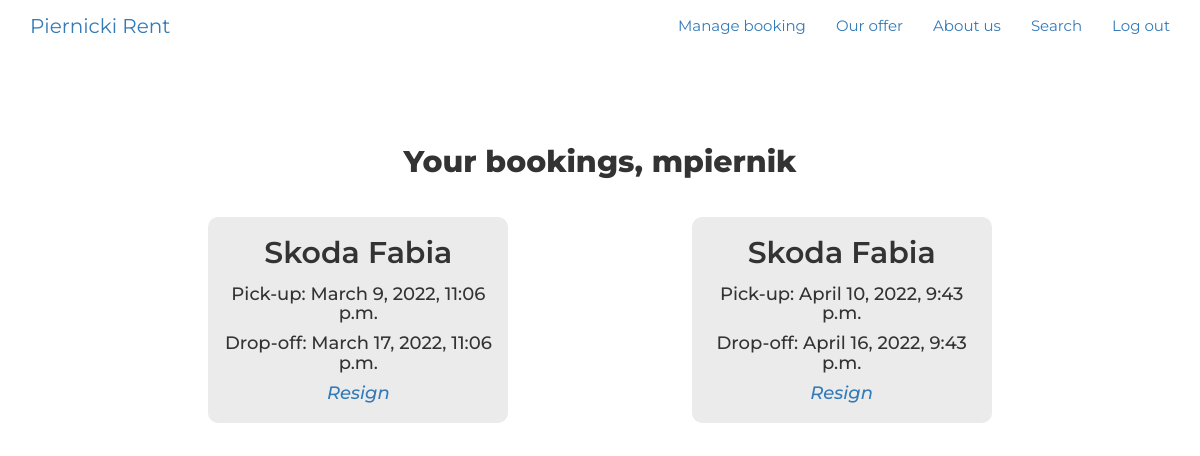
Before: /cars/booking_list (signed in) with the older database file.
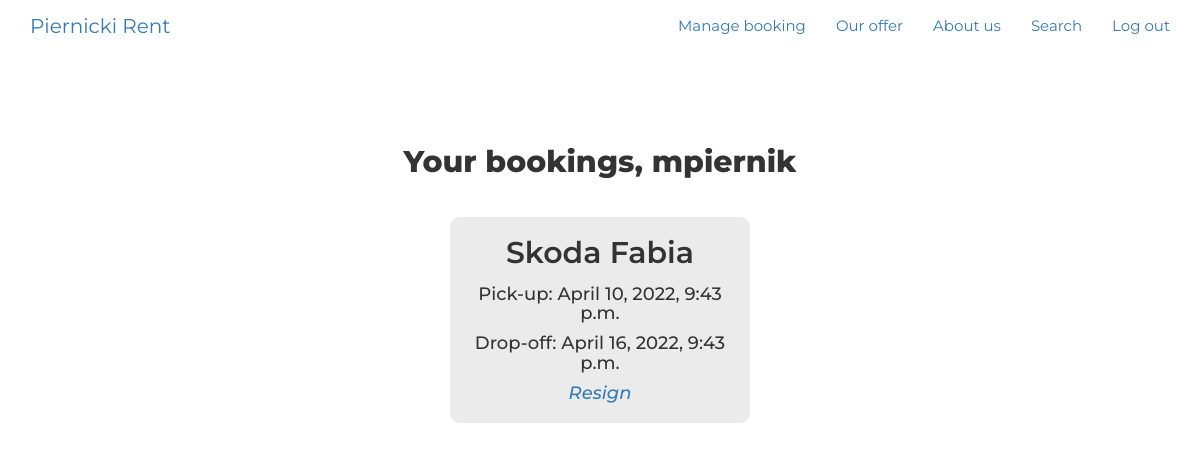
After: the same page with the newer database file.
### cars/models.py (models this page shows, shortened)
class Booking(models.Model):
    user = models.ForeignKey(User, on_delete=models.CASCADE)
    car = models.ForeignKey(Car, on_delete=models.CASCADE)
    check_in = models.DateTimeField()
    check_out = models.DateTimeField()
    def get_cancel_booking_url(self):
        return reverse_lazy('cars:CancelBookingView',args=[self.pk])

class Car(models.Model):
    main = models.ForeignKey(CarMain, on_delete=models.CASCADE)
    detail = models.OneToOneField(CarDetail, on_delete=models.PROTECT)
    image = models.ImageField(blank=True, null=True)
    def __str__(self):
        return f"{self.main.brand} {self.main.model}"

class CarMain(models.Model):
    brand = models.CharField(max_length=16)
    model = models.CharField(max_length=32)

### cars/views.py (the view, shortened to what this page needs)
# urls.py: path('booking_list', BookingListView.as_view(), name = "booking_list"),
class BookingListView(ListView):
    model = Booking
    template_name = "booking_list.html"

### templates/cars/booking_list.html
{% extends 'base.html' %}
{% block content %}
<h1>Your bookings, {{user}}</h1>
<div class="list-content">
        {% for booking in booking_list %}
            {%if booking.user == user%}
                <div class="car-booking">
                    <h2>{{booking.car}}</h2>
                    <h4>Pick-up: {{booking.check_in}}</h4>
                    <h4>Drop-off: {{booking.check_out}}</h4>
                    <h4>
                        <a href="{{booking.get_cancel_booking_url}}">
                            <i class="far fa-2x fa-times-circle">
                                Resign
                            </i>
                        </a>
                    </h4>
                </div>
            {%endif%}
        {% endfor %}
    </div>
</div>
{% endblock %}

Changed rows visible on the page:
removed Booking: car "Skoda Fabia", check_in "March 9, 2022, 11:06 p.m.", check_out "March 17, 2022, 11:06 p.m."
